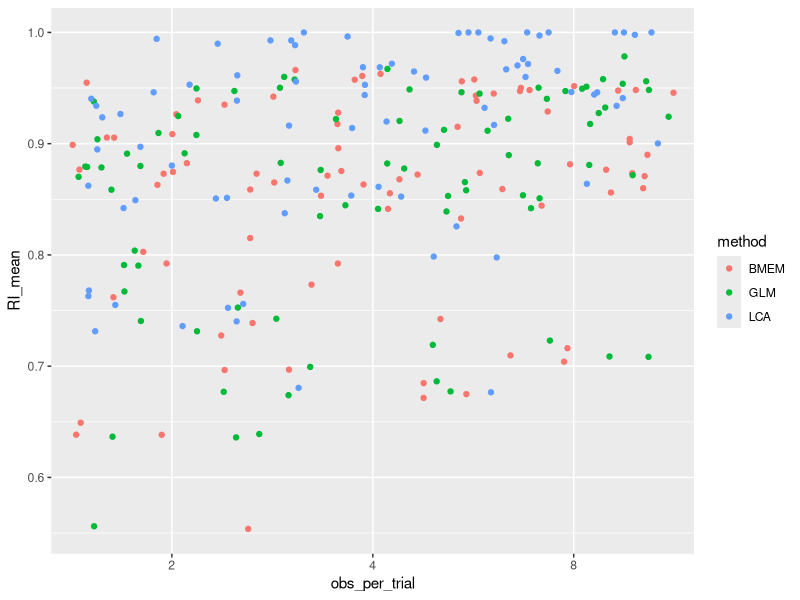
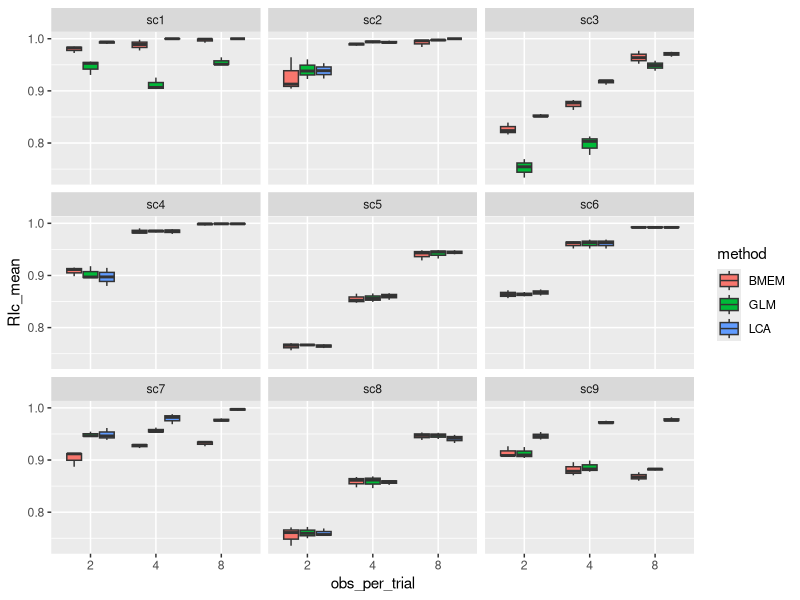
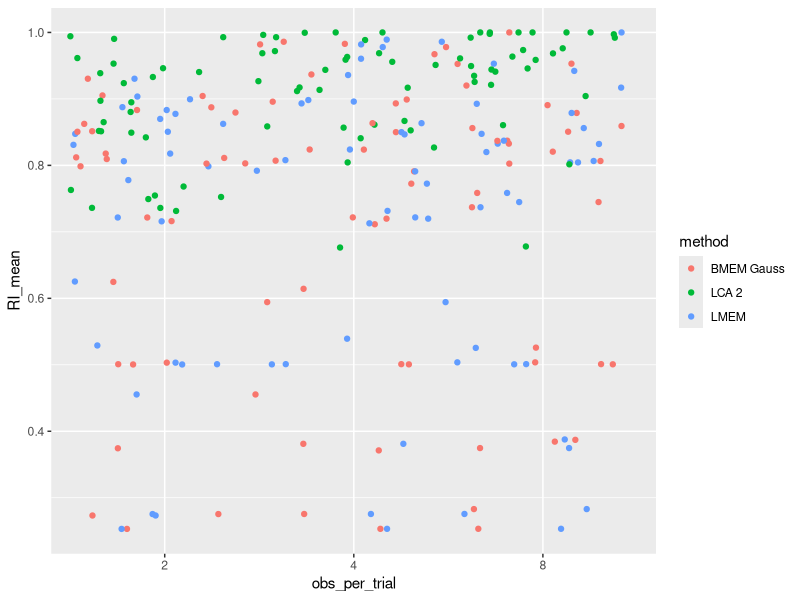
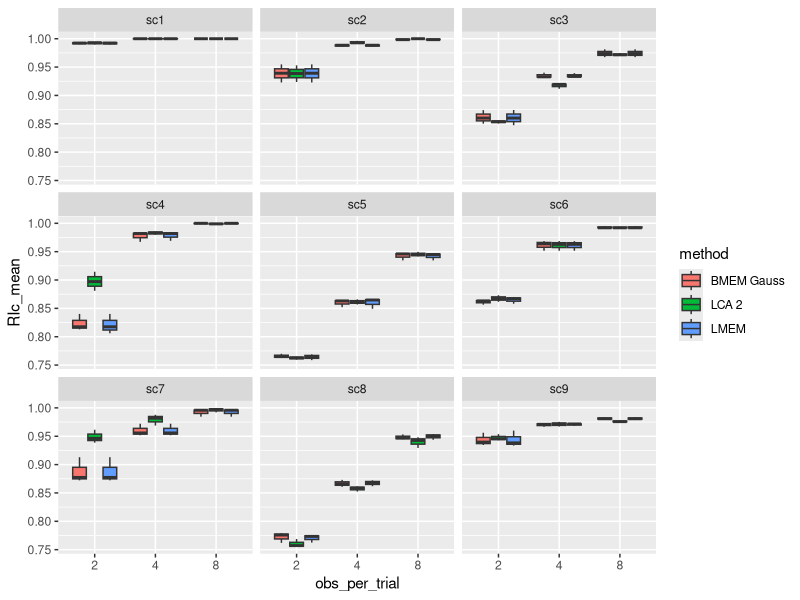
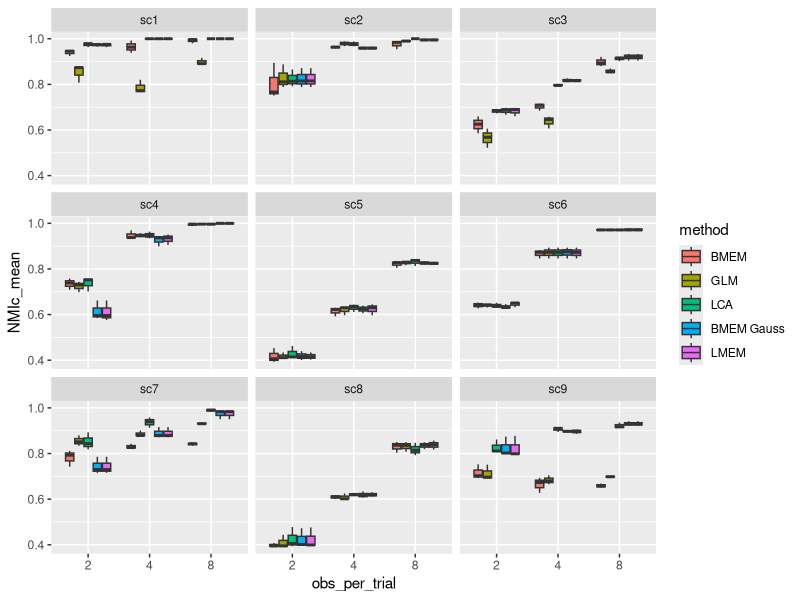

Here is the R script that generated these plots, in order:
library(lme4)
library(lmerTest)
library(ggplot2)
library(dplyr)
library(rstudioapi)
library(tidyr)
library(dplyr)
library(ggplot2)

setwd(dirname(rstudioapi::getActiveDocumentContext()$path))

results <- read.csv('./analysis_data.csv')
results1 <- read.csv('./analysis_data1.csv')

grouped <- results %>%
  group_by(scenario, obs_per_trial, n_subj, method)%>%
  summarise(RI_mean = mean(RI), RI_sd = sd(RI), NMI_mean = mean(NMI), NMI_sd = sd(NMI), RIc_mean = mean(RIc), RIc_sd = sd(RIc), NMIc_mean = mean(NMIc), NMIc = sd(NMIc))
grouped$scenario <- factor(grouped$scenario)
grouped$obs_per_trial <- factor(grouped$obs_per_trial)
grouped$n_subj <- factor(grouped$n_subj)
grouped$method <- factor(grouped$method)


grouped1 <- results1 %>%
  group_by(scenario, obs_per_trial, n_subj, method)%>%
  summarise(RI_mean = mean(RI), RI_sd = sd(RI), NMI_mean = mean(NMI), NMI_sd = sd(NMI), RIc_mean = mean(RIc), RIc_sd = sd(RIc), NMIc_mean = mean(NMIc), NMIc = sd(NMIc))
grouped1['method'][grouped1['method'] == 'BMEM'] <- 'BMEM Gauss'
grouped1['method'][grouped1['method'] == 'GLM'] <- 'LMEM'
grouped1['method'][grouped1['method'] == 'LCA'] <- 'LCA 2'
grouped1$scenario <- factor(grouped1$scenario)
grouped1$obs_per_trial <- factor(grouped1$obs_per_trial)
grouped1$n_subj <- factor(grouped1$n_subj)
grouped1$method <- factor(grouped1$method)

m <- lm(RI_mean ~ n_subj, data=grouped)
summary(m)

df = rbind(grouped, grouped1)

ggplot(grouped, aes(x=obs_per_trial, y=RI_mean, color=method))+
  geom_jitter(height = 0, width = 0.5)


ggplot(grouped, aes(x = obs_per_trial, y = RIc_mean, fill = method)) +
  geom_boxplot()+
  facet_wrap(~ scenario, ncol=3)


m1 <- lm(RI_mean ~ n_subj, data=grouped1)
summary(m1)

ggplot(grouped1, aes(x=obs_per_trial, y=RI_mean, color=method))+
  geom_jitter(height = 0, width = 0.5)


ggplot(grouped1, aes(x = obs_per_trial, y = RIc_mean, fill = method)) +
  geom_boxplot()+
  facet_wrap(~ scenario, ncol=3)





ggplot(filter(df, method != 'LCA 2'), aes(x = obs_per_trial, y = NMIc_mean, fill = method)) +
  geom_boxplot()+
  facet_wrap(~ scenario, ncol=3)
